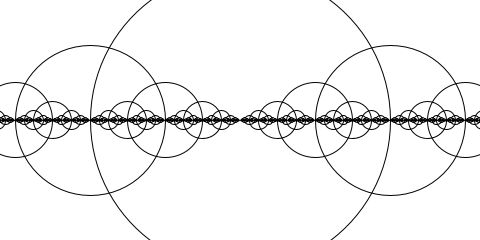
Frame 1 (no input)
Frame 60 (the mouse pressed at the canvas centre just before this capture): identical to frame 1, image omitted
Frame 120 (the mouse held since frame 60 and released just before this capture): identical to frame 1, image omitted

The Processing sketch that drew this single still picture (run headless with seeded random() and noise(); from frame 60 on, the mouse is pressed at the canvas centre):

// Processing sketch: example_13_08_recursion
// ── example_13_08_recursion.pde
// Learning Processing
// Daniel Shiffman
// http://www.learningprocessing.com

// Example 13-8: Recursion

void setup() {
  size(480, 240);
}

void draw() {
  background(255);
  stroke(0);
  noFill();
  drawCircle(width/2, height/2, 300);
}

void drawCircle(float x, float y, float radius) {
  ellipse(x, y, radius, radius);
  if (radius > 2) {
    // drawCircle() calls itself twice, creating a branching effect. 
    // For every circle, a smaller circle is drawn to the left and right.
    drawCircle(x + radius/2, y, radius/2);
    drawCircle(x - radius/2, y, radius/2);
  }
}
